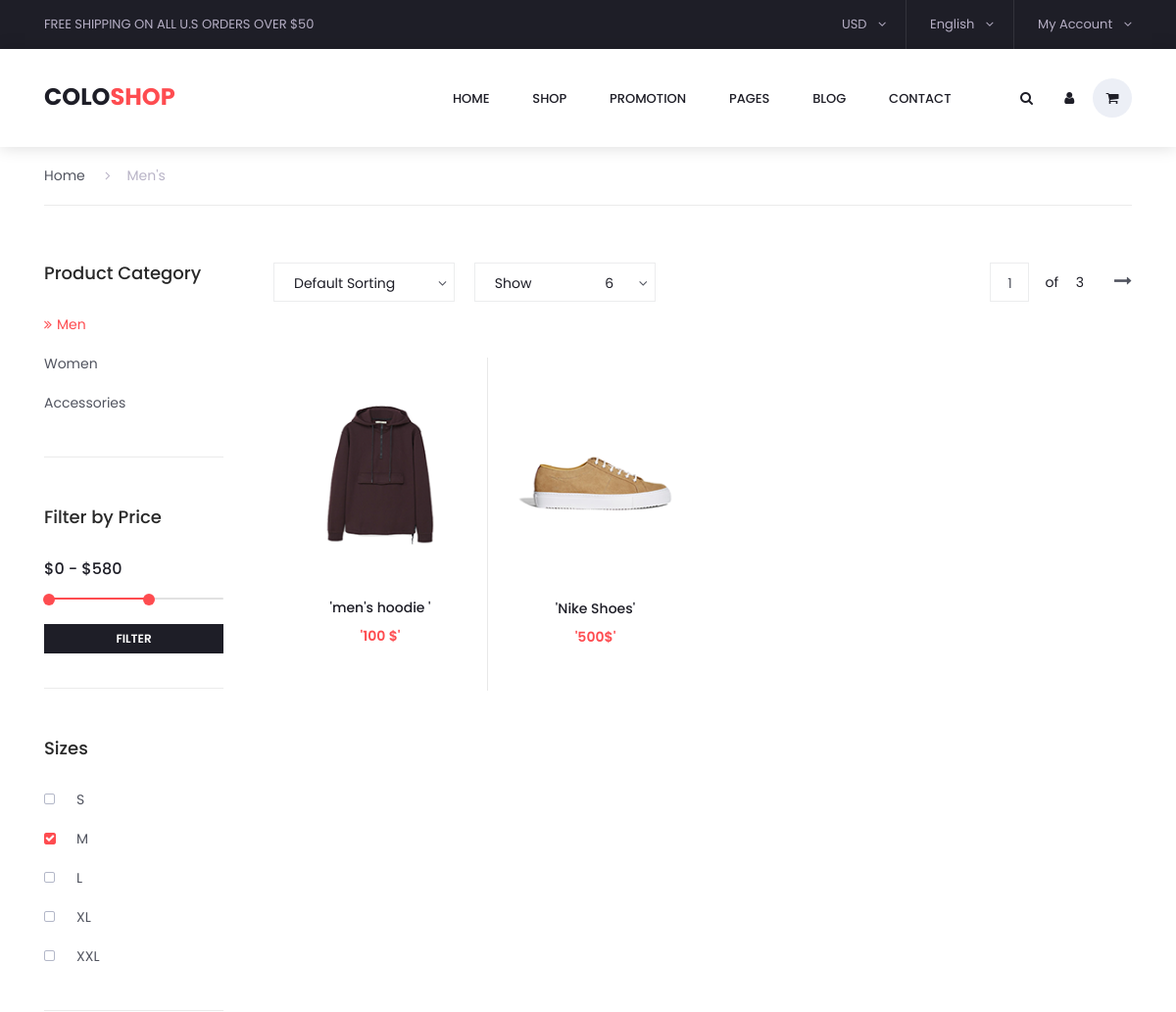
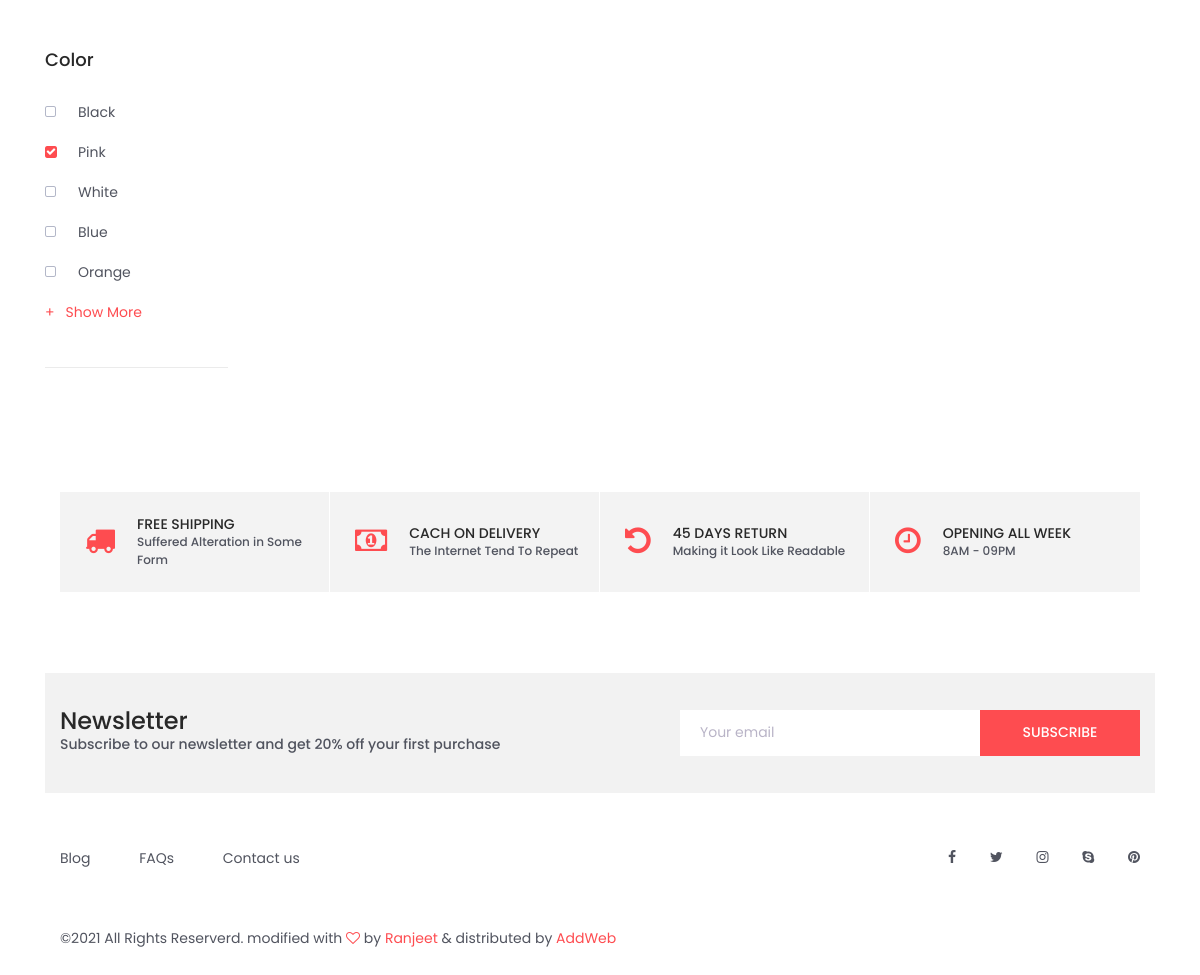
The app's page /coloshop-master/usersite/man.php with its own data (2 pictures, top to bottom).
### tables this page shows
CREATE TABLE `product` (
  `id` int(11) NOT NULL,
  `pname` varchar(100) NOT NULL,
  `pprice` varchar(30) NOT NULL,
  `pdesc` varchar(100) NOT NULL,
  `pimage` varchar(200) NOT NULL,
  `pcategory` varchar(200) NOT NULL
);

### coloshop-master/usersite/man.php (the view, shortened to what this page needs)
<!DOCTYPE html>
<html lang="en">
<head>
    <link rel="stylesheet" type="text/css" href="styles/bootstrap4/bootstrap.min.css">
    <link href="plugins/font-awesome-4.7.0/css/font-awesome.min.css" rel="stylesheet" type="text/css">
    <link rel="stylesheet" type="text/css" href="plugins/OwlCarousel2-2.2.1/owl.carousel.css">
    <link rel="stylesheet" type="text/css" href="plugins/OwlCarousel2-2.2.1/owl.theme.default.css">
    <link rel="stylesheet" type="text/css" href="plugins/OwlCarousel2-2.2.1/animate.css">
    <link rel="stylesheet" type="text/css" href="plugins/jquery-ui-1.12.1.custom/jquery-ui.css">
    <link rel="stylesheet" type="text/css" href="styles/categories_styles.css">
    <link rel="stylesheet" type="text/css" href="styles/categories_responsive.css">
</head>
<body>
    <div class="super_container">
        <?php
	include "header.php";
	?>
        <div class="container product_section_container">
            <div class="row">
                <div class="col product_section clearfix">
                    <div class="breadcrumbs d-flex flex-row align-items-center">
                        <ul>
                            <li><a href="index.php">Home</a></li>
                            <li class="active"><a href="index.php"><i class="fa fa-angle-right"
                                        aria-hidden="true"></i>Men's</a></li>
                        </ul>
                    </div>
                    <div class="sidebar">
                        <div class="sidebar_section">
                            <div class="sidebar_title">
                                <h5>Product Category</h5>
                            </div>
                            <ul class="sidebar_categories">
                            <li class="active"><a href="man.php"><span><i class="fa fa-angle-double-right" aria-hidden="true"></i></span>Men</a></li>
                                <li><a href="women.php">Women</a></li>
                                <li><a href="accessories.php">Accessories</a></li>
                            </ul>
                        </div>
                        <div class="sidebar_section">
                            <div class="sidebar_title">
                                <h5>Filter by Price</h5>
                            </div>
                            <p>
                                <input type="text" id="amount" readonly
                                    style="border:0; color:#f6931f; font-weight:bold;">
                            </p>
                            <div id="slider-range"></div>
                            <div class="filter_button"><span>filter</span></div>
                        </div>
                        <div class="sidebar_section">
                            <div class="sidebar_title">
                                <h5>Sizes</h5>
                            </div>
                            <ul class="checkboxes">
                                <li><i class="fa fa-square-o" aria-hidden="true"></i><span>S</span></li>
                                <li class="active"><i class="fa fa-square" aria-hidden="true"></i><span>M</span></li>
                                <li><i class="fa fa-square-o" aria-hidden="true"></i><span>L</span></li>
                                <li><i class="fa fa-square-o" aria-hidden="true"></i><span>XL</span></li>
                                <li><i class="fa fa-square-o" aria-hidden="true"></i><span>XXL</span></li>
                            </ul>
                        </div>
                        <div class="sidebar_section">
                            <div class="sidebar_title">
                                <h5>Color</h5>
                            </div>
                            <ul class="checkboxes">
                                <li><i class="fa fa-square-o" aria-hidden="true"></i><span>Black</span></li>
                                <li class="active"><i class="fa fa-square" aria-hidden="true"></i><span>Pink</span></li>
                                <li><i class="fa fa-square-o" aria-hidden="true"></i><span>White</span></li>
                                <li><i class="fa fa-square-o" aria-hidden="true"></i><span>Blue</span></li>
                                <li><i class="fa fa-square-o" aria-hidden="true"></i><span>Orange</span></li>
                            </ul>
                            <div class="show_more">
                                <span><span>+</span>Show More</span>
                            </div>
                        </div>
                    </div>
                    <div class="main_content">
                        <div class="products_iso">
                            <div class="row">
                                <div class="col">
                                    <div class="product_sorting_container product_sorting_container_top">
                                        <ul class="product_sorting">
                                            <li>
                                                <span class="type_sorting_text">Default Sorting</span>
                                                <i class="fa fa-angle-down"></i>
                                            </li>
                                            <li>
                                                <span>Show</span>
                                                <span class="num_sorting_text">6</span>
                                                <i class="fa fa-angle-down"></i>
                                            </li>
                                        </ul>
                                        <div class="pages d-flex flex-row align-items-center">
                                            <div class="page_current">
                                                <span>1</span>
                                            </div>
                                            <div class="page_total"><span>of</span> 3</div>
                                            <div id="next_page" class="page_next"><a href="#"><i
                                                        class="fa fa-long-arrow-right" aria-hidden="true"></i></a></div>
                                        </div>
                                    </div>
                                    <div class="product-grid">
                                        <?php
						include "connection.php";
						$Record = mysqli_query($con, "SELECT * FROM `product` ");
						while ($row = mysqli_fetch_array($Record)){
							$check_cat = $row['pcategory'];
							if($check_cat === 'men'){
                            echo "
							<div class='product-item men women accessories'>
								<div class='product discount product_filter'>
									<div class='product_image'>
										<img src='../Myadmin1/$row[pimage]'>
									</div>
									<div class='favorite favorite_left'></div>
									<div class='product_info'>
										<h6 class='product_name'><a href='single.php? id=$row[id]'>'$row[pname]'</a></h6>
										<div class='product_price'>'$row[pprice]'</div>
									</div>
								</div>
								<div class='red_button add_to_cart_button'><a href='insertcart.php? id=$row[id]'>add to cart</a></div>
							</div>";
						}
						}
						?>
                                    </div>
                                </div>
                            </div>
                        </div>
                    </div>
                </div>
            </div>
            <div class="benefit">
                <div class="container">
                    <div class="row benefit_row">
                        <div class="col-lg-3 benefit_col">
                            <div class="benefit_item d-flex flex-row align-items-center">
                                <div class="benefit_icon"><i class="fa fa-truck" aria-hidden="true"></i></div>
                                <div class="benefit_content">
                                    <h6>free shipping</h6>
                                    <p>Suffered Alteration in Some Form</p>
                                </div>
                            </div>
                        </div>
                        <div class="col-lg-3 benefit_col">
                            <div class="benefit_item d-flex flex-row align-items-center">
                                <div class="benefit_icon"><i class="fa fa-money" aria-hidden="true"></i></div>
                                <div class="benefit_content">
                                    <h6>cach on delivery</h6>
                                    <p>The Internet Tend To Repeat</p>
                                </div>
                            </div>
                        </div>
                        <div class="col-lg-3 benefit_col">
                            <div class="benefit_item d-flex flex-row align-items-center">
                                <div class="benefit_icon"><i class="fa fa-undo" aria-hidden="true"></i></div>
                                <div class="benefit_content">
                                    <h6>45 days return</h6>
                                    <p>Making it Look Like Readable</p>
                                </div>
                            </div>
                        </div>
                        <div class="col-lg-3 benefit_col">
                            <div class="benefit_item d-flex flex-row align-items-center">
                                <div class="benefit_icon"><i class="fa fa-clock-o" aria-hidden="true"></i></div>
                                <div class="benefit_content">
                                    <h6>opening all week</h6>
                                    <p>8AM - 09PM</p>
                                </div>
                            </div>
                        </div>
                    </div>
                </div>
            </div>
            <?php
		include "footer.php";
		?>
        </div>
</body>
</html>

### records on screen
product: pimage (picture), pname "men's hoodie", pprice "100 $"
product: pimage (picture), pname "Nike Shoes", pprice "500$"
